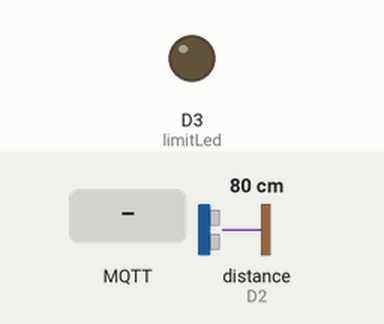
This sketch was run on a simulated ESP8266 (NodeMCU). On the bench: output pins drawn as LEDs (lit = HIGH). The inputs (shaded band) are chosen by the test bench; at power-on: distance to the obstacle (sensor on D2) 80 cm. The echo pulse lasts 58.3 µs per cm; WiFi joins after 1.5 s; servers stay silent unless stated; EEPROM starts erased; no MQTT or app messages arrive unless stated; pins used as bus, display or sensor lines are not drawn; what the sketch prints to the serial monitor is not drawn.

Above: at 2.7 s.
2.8 s: MQTT message "90" arrives on the first subscribed topic
At 10.5 s:
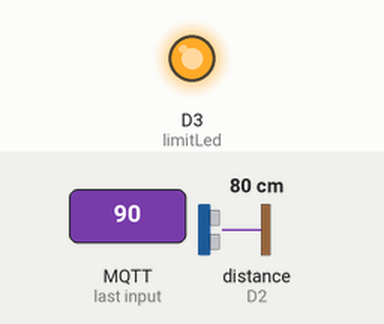
13.1 s: distance to the obstacle (sensor on D2) set to 87 cm
16.3 s: distance to the obstacle (sensor on D2) set to 94 cm
At 20.6 s:
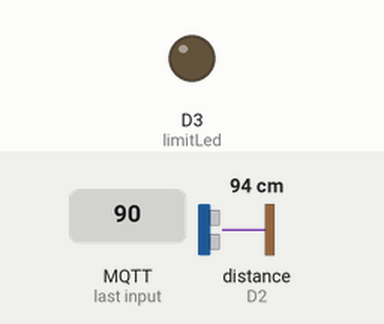
21.6 s: distance to the obstacle (sensor on D2) set to 2 cm
At 25.5 s:
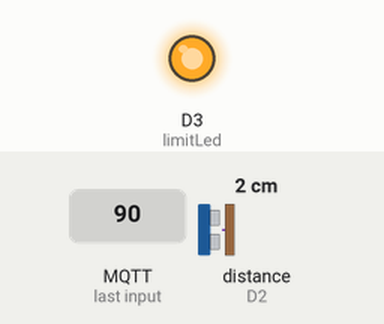
Timing chart, 0 to 27.0 s (numbered marks = the images above; inputs shaded):
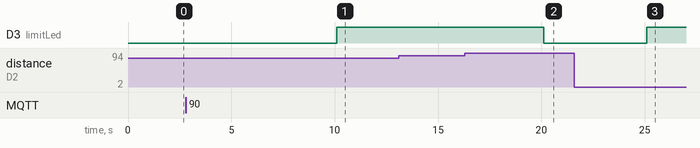

Measured:
- the behaviour switches between 90 and 91 cm on distance to the obstacle (sensor on D2) (found by bisection; images 1 and 2)
- after the input at 2.8 s, D3 (limitLed): LOW → HIGH after 7.3 s
- after the input at 13.1 s, every drawn part: stays the same
- after the input at 16.3 s, D3 (limitLed): HIGH → LOW after 3.8 s
- after the input at 21.6 s, D3 (limitLed): LOW → HIGH after 3.5 s

The sketch:

UltraSonic_OnlyESP_EEPROM.ino
```cpp
#include <ESP8266WiFi.h>
#include <PubSubClient.h>
#include <EEPROM.h>
#define TRUE 1
// Define Trig and Echo pin:
#define trigPin D1
#define echoPin D2
#define limitLed D3

// Define variables:
long duration;
int distance;
long lastMsg = 0;
char msg[20];
char Limit[20];
int val;
int valnew;
int eeAddress = 0;

// Update these with values suitable for your network.
const char* set_hostname = "WATER-lvl";
const char* ssid = "AXIOM-Ground-Floor";
const char* password = "bismillah";
const char* mqtt_server = "192.168.100.101";
WiFiClient espClient;
PubSubClient client(espClient);


void setup_wifi() {
  delay(10);
  // We start by connecting to a WiFi network
  Serial.println();
  Serial.print("Connecting to ");
  Serial.println(ssid);
  WiFi.begin(ssid, password);

  while (WiFi.status() != WL_CONNECTED)
  {
    delay(500);
    Serial.print(".");
  }
  Serial.println("");
  Serial.println("WiFi connected");
  Serial.println("IP address: ");
  Serial.println(WiFi.localIP());
}

void reconnect() {
  // Loop until we're reconnected
  while (!client.connected()) {
    Serial.print("Attempting MQTT connection...");
    // Attempt to connect
    if (client.connect("node-lvl")) {
      Serial.println("connected");
    } else {
      Serial.print("failed, rc=");
      Serial.print(client.state());
      Serial.println(" try again in 5 seconds");
      // Wait 5 seconds before retrying
      delay(5000);
    }
  }
}

void setup()
{
  pinMode(trigPin, OUTPUT);
  pinMode(echoPin, INPUT);
  pinMode(limitLed, OUTPUT);
  Serial.begin(9600);
  EEPROM.begin(512);
  while (!Serial) {
    ;
  }
  EEPROM.get(eeAddress, val);

  Serial.print(val);
  Serial.println("Loaded From EEPROM");

  setup_wifi();
  client.setServer(mqtt_server, 1883);
  client.setCallback(callback);
}

void loop()
{
    if (!client.connected()) {
    reconnect();
  }
  client.loop();

  long now = millis();
  if (now - lastMsg > 5000) {
    lastMsg = now;
    if (valnew > 15){
      if (valnew == val){}
      else
      {
        val = valnew;
      }
    }
    client.subscribe("/ha/sred");
    digitalWrite(trigPin, LOW);
    delayMicroseconds(5);
    digitalWrite(trigPin, HIGH);
    delayMicroseconds(10);
    digitalWrite(trigPin, LOW);
    duration = pulseIn(echoPin, HIGH);
    distance = duration*0.0343/2;
    Serial.println(distance);
    delay(100);


    if(distance < val) {
    digitalWrite(limitLed, HIGH);
    delay(500);
    client.publish("/ha/switch", "1");
    }
    else {
      digitalWrite(limitLed, LOW);
      client.publish("/ha/switch", "0");
    }
    delay(1);

    sprintf(msg, "%ld", distance);
    client.publish("/ha/spub", msg);
    sprintf(Limit, "%ld", val);
    client.publish("/ha/limit", Limit);
    }
}

void callback(char *topic, byte *payload, unsigned int length)
{
  char buff_p[length];
  for (int i = 0; i < length; i++)
  {
    Serial.print((char)payload[i]);
    buff_p[i] = (char)payload[i];
  }
  buff_p[length] = '\0';
  String msg_p = String(buff_p);
  valnew = msg_p.toInt(); // to Int
//  Serial.print(valnew);
  Serial.println(" Value Received");
  client.publish("/ha/Status", "Value Received");

  if (valnew > 15)
  {
    if (valnew == val)
    {
      Serial.println("Already Written this value");
      client.publish("/ha/Status", "Already Written");
    }
    else
    {
      int eeAddress = 0;
      EEPROM.put(eeAddress, valnew);
      eeAddress += sizeof(int);
      EEPROM.put(eeAddress, valnew);
      EEPROM.commit();
      Serial.println("Written");
      client.publish("/ha/Status", "New Value Written in EEPROM");
    }
  }
  else
  {
    Serial.println("Enter Value > 15");
    client.publish("/ha/Status", "Enter Value > 15");
    delay(500);
  }

}
```
